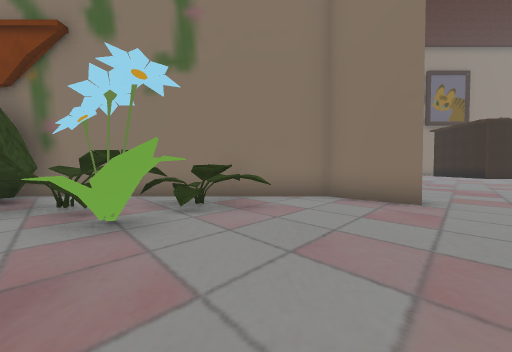
[1] (above)

24 first-person views from a walk through a scene from a Unity 3-D project. The camera is 1.5 m above the floor, tilts 2° down and sees 90° across. The floor is counted in squares, 2 m on a side. Each view is taken from the middle of a square. On the plan, view 1 faces up. The plan holds only what a view shows up to about 9 squares ahead; the rest is blank. The place goes on beyond the plan. The player is left out. Some surface patterns are stand-ins.

[2]
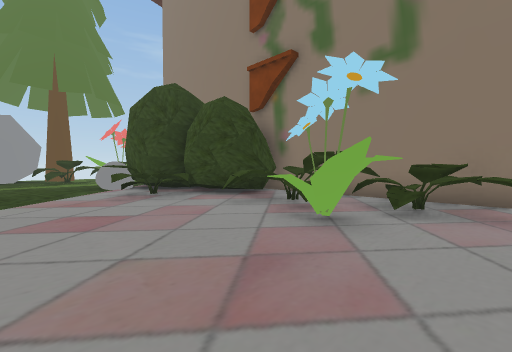

[3]
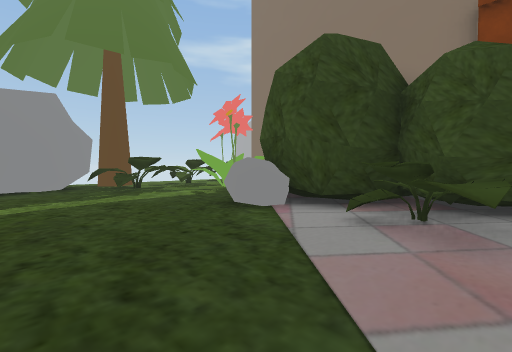

[4]
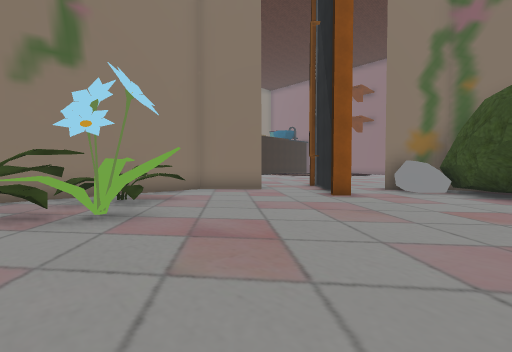

[5]
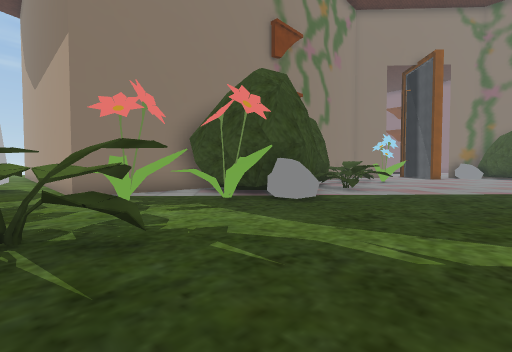

[6]
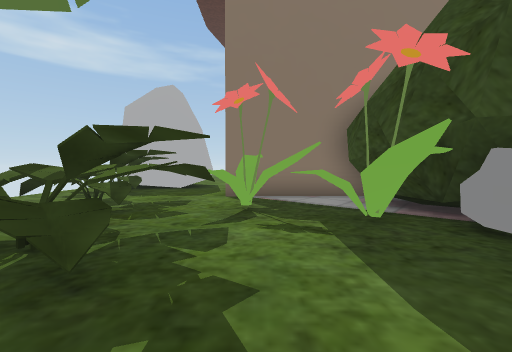

[7]
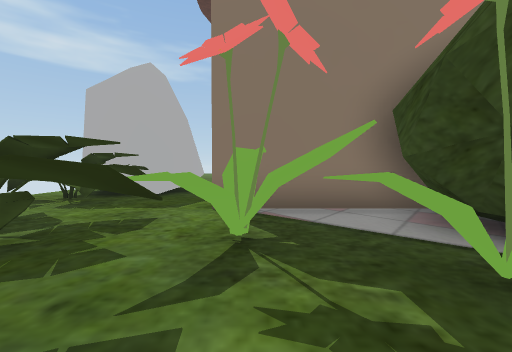

[8]
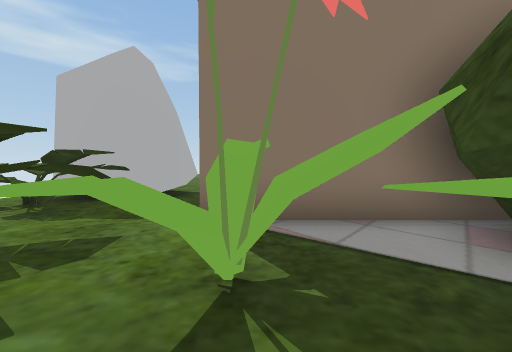

[9]
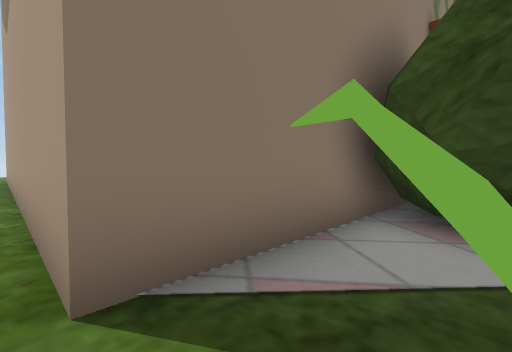

[10]
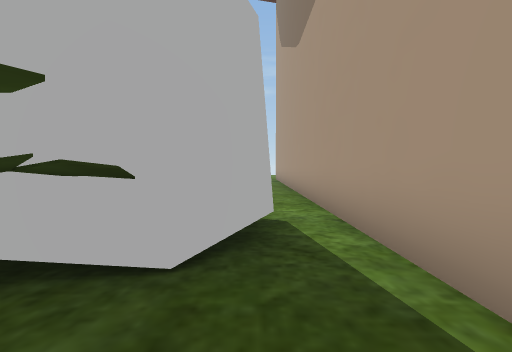

[11]
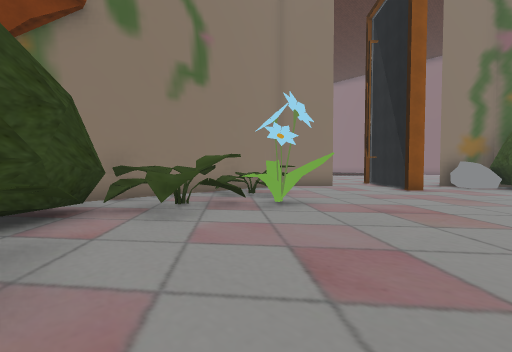

[12]
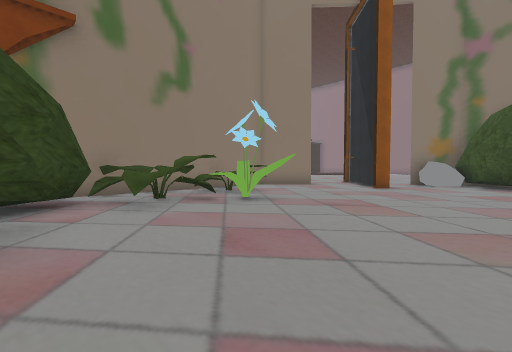

[13]
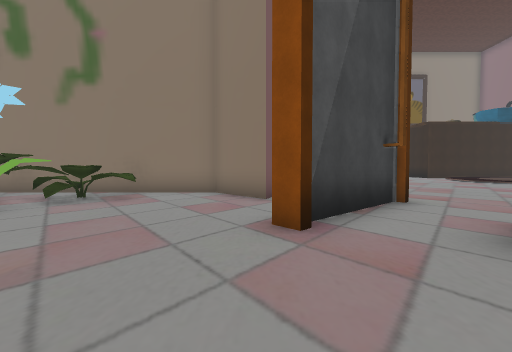

[14]
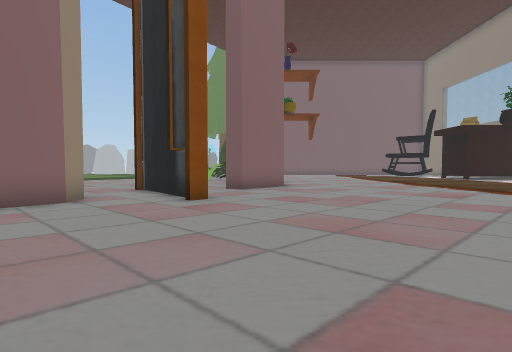

[15]
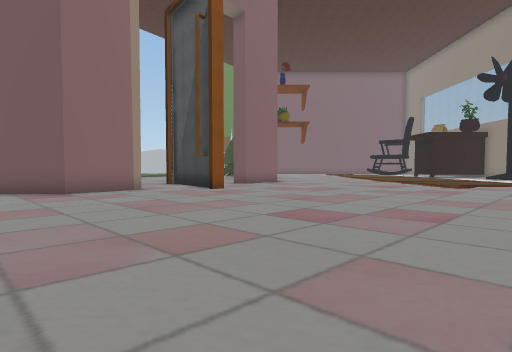

[16]
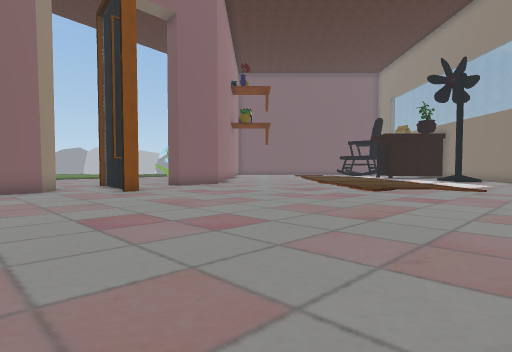

[17]
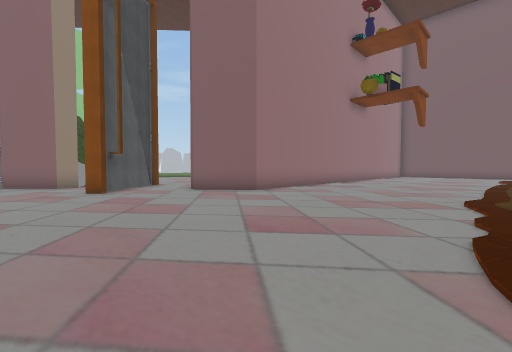

[18]
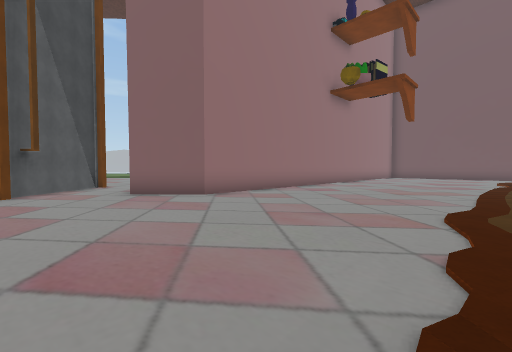

[19]
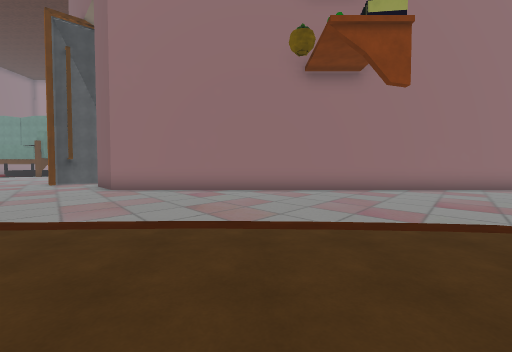

[20]
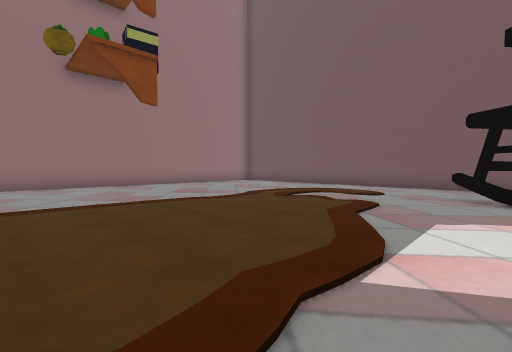

[21]
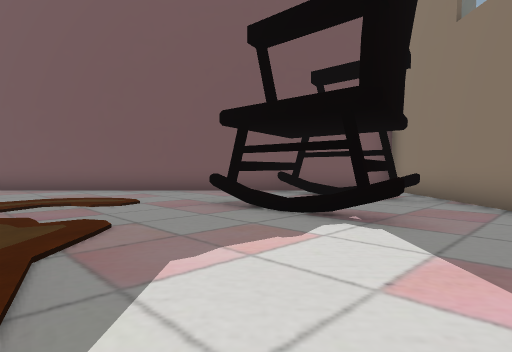

[22]
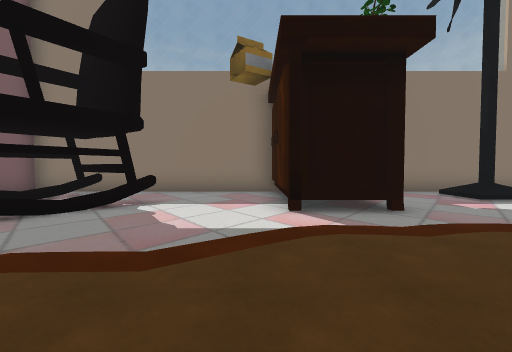

[23]
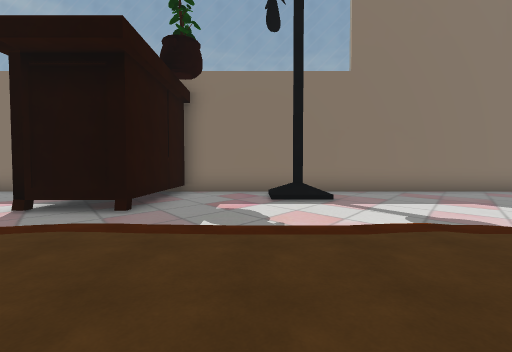

[24]
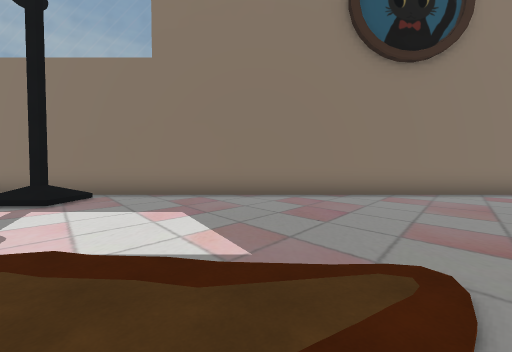

### Floor plan
Key: @ floor where view 1 was taken; # wall or solid block; x gap in a wall; . floor; / step, stairs or slope; ^ raised ledge; F flower; R rock; T tree.
Columns run from 19 left of view 1 to 15 right of it. Each row starts with its distance up from view 1.
 23       ##########################
 22       #.x.....##................
 21       #.^.....##...#...........
 20       ##.##...##..............
 19       #####...##.............
 18       #.##..................
 17      .#....................
 16      .#..............  .....
 15      .#.............    .....
 14      .#............   .. .....
 13     ..#........................
 12     ..#.. ......................
 11     #.#.   ......................
 10    ##.#   ......................./
  9 .^##..#  ........................./
  8 .^##..# ..........................
  7 .^^...################............
  6 ..^^^....# # ##^^^^..##............
  5   ^##.F.#######^#^^^..#...........
  4   ^^^.F^######.#^.^.....##.......
  3   T^^^..#R#.^^...F.....##.......
  2  TT ^#......^^.........#.#.....
  1   #^.....................R#...
  0    #...............@.....###.
 -1    #....................## #

Positions as (right, up) in squares from view 1, and headings:
1: (0, 0), facing up
2: (0, 0), facing up-left
3: (-6, -1), facing up-left
4: (-3, -1), facing up-right
5: (-15, -1), facing up-right
6: (-13, 0), facing up
7: (-13, 2), facing up
8: (-13, 3), facing up
9: (-14, 5), facing up-right
10: (-15, 7), facing up
11: (-6, 0), facing up-right
12: (-6, -1), facing up-right
13: (3, -1), facing up
14: (12, 6), facing left
15: (15, 6), facing left
16: (15, 9), facing left
17: (8, 13), facing down-left
18: (6, 13), facing down-left
19: (-3, 16), facing down
20: (-3, 18), facing down-left
21: (-5, 18), facing left
22: (-6, 14), facing up
23: (-1, 14), facing up
24: (5, 15), facing up
